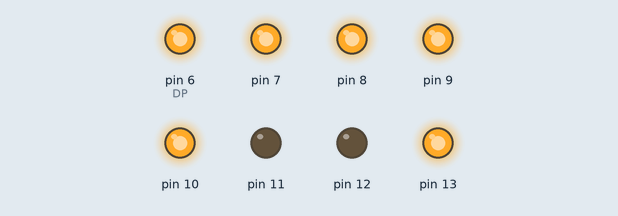
Simulated run of this sketch. Board: Arduino Uno, built with avr-gcc and run on an emulated ATmega328P. On the bench: output pins drawn as LEDs (lit = HIGH).

Above: at 0.1 s.
Timing chart, 0 to 1.6 s (numbered marks = the images above):
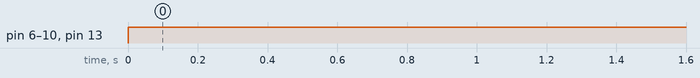

The sketch:

Display_1.ino
```cpp
void setup() {
  // put your setup code here, to  run once:
  pinMode(13,OUTPUT);  //A
  pinMode(12,OUTPUT);  //B
  pinMode(11,OUTPUT);  //C
  pinMode(10,OUTPUT);  //D
  pinMode(9,OUTPUT);   //E
  pinMode(8,OUTPUT);   //F
  pinMode(7,OUTPUT);   //G
  pinMode(6,OUTPUT);   //DP
}

void loop() {
  // put your main code here, to run repeatedly:

  digitalWrite(13,HIGH);    //A
  digitalWrite(12,LOW);     //B
  digitalWrite(11,LOW);     //C
  digitalWrite(10,HIGH);   //D
  digitalWrite(9,HIGH);    //E
  digitalWrite(8,HIGH);    //F
  digitalWrite(7,HIGH);    //G
  digitalWrite(6,HIGH);    //DP
}
```

Measured:
- by itself, pin 6 (DP), pin 7–10, pin 13: LOW → HIGH at 0.00 s
